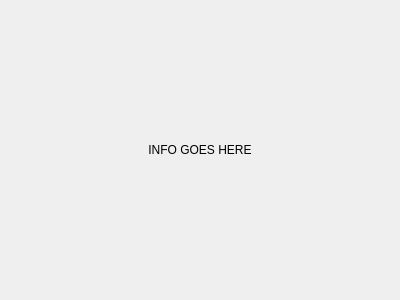
<?xml version="1.0" encoding="UTF-8"?>
<ui version="4.0">
 <class>DicedChip_InfoForm</class>
 <widget class="QWidget" name="DicedChip_InfoForm">
  <property name="geometry">
   <rect>
    <x>0</x>
    <y>0</y>
    <width>400</width>
    <height>300</height>
   </rect>
  </property>
  <property name="sizePolicy">
   <sizepolicy hsizetype="Fixed" vsizetype="Preferred">
    <horstretch>0</horstretch>
    <verstretch>0</verstretch>
   </sizepolicy>
  </property>
  <property name="minimumSize">
   <size>
    <width>400</width>
    <height>0</height>
   </size>
  </property>
  <property name="windowTitle">
   <string>Form</string>
  </property>
  <layout class="QVBoxLayout" name="verticalLayout">
   <item>
    <widget class="QLabel" name="infoLabel">
     <property name="text">
      <string>INFO GOES HERE</string>
     </property>
     <property name="alignment">
      <set>Qt::AlignCenter</set>
     </property>
    </widget>
   </item>
  </layout>
 </widget>
 <resources/>
 <connections/>
</ui>
